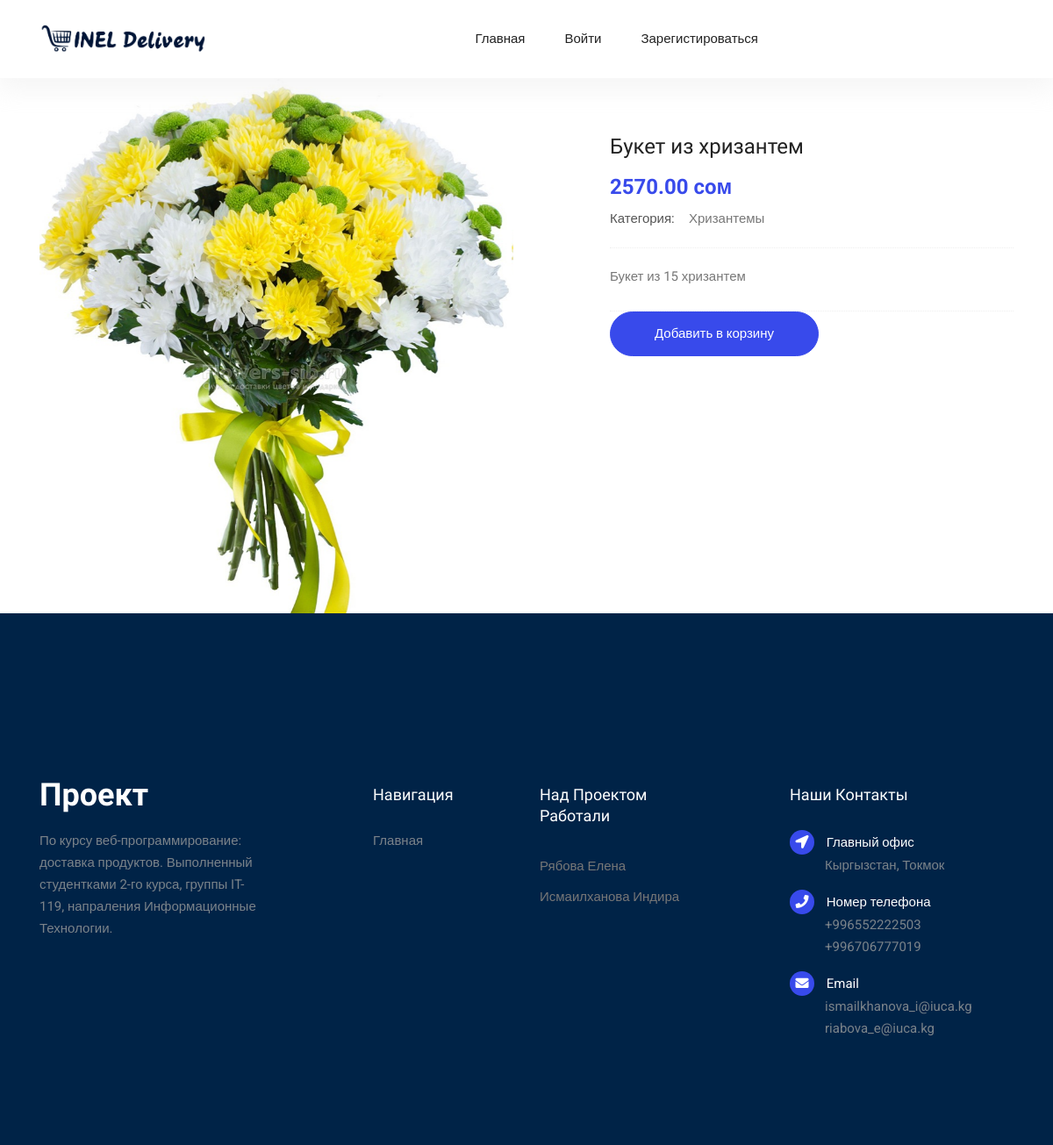
/product/8/, run on an earlier commit of the app's database.
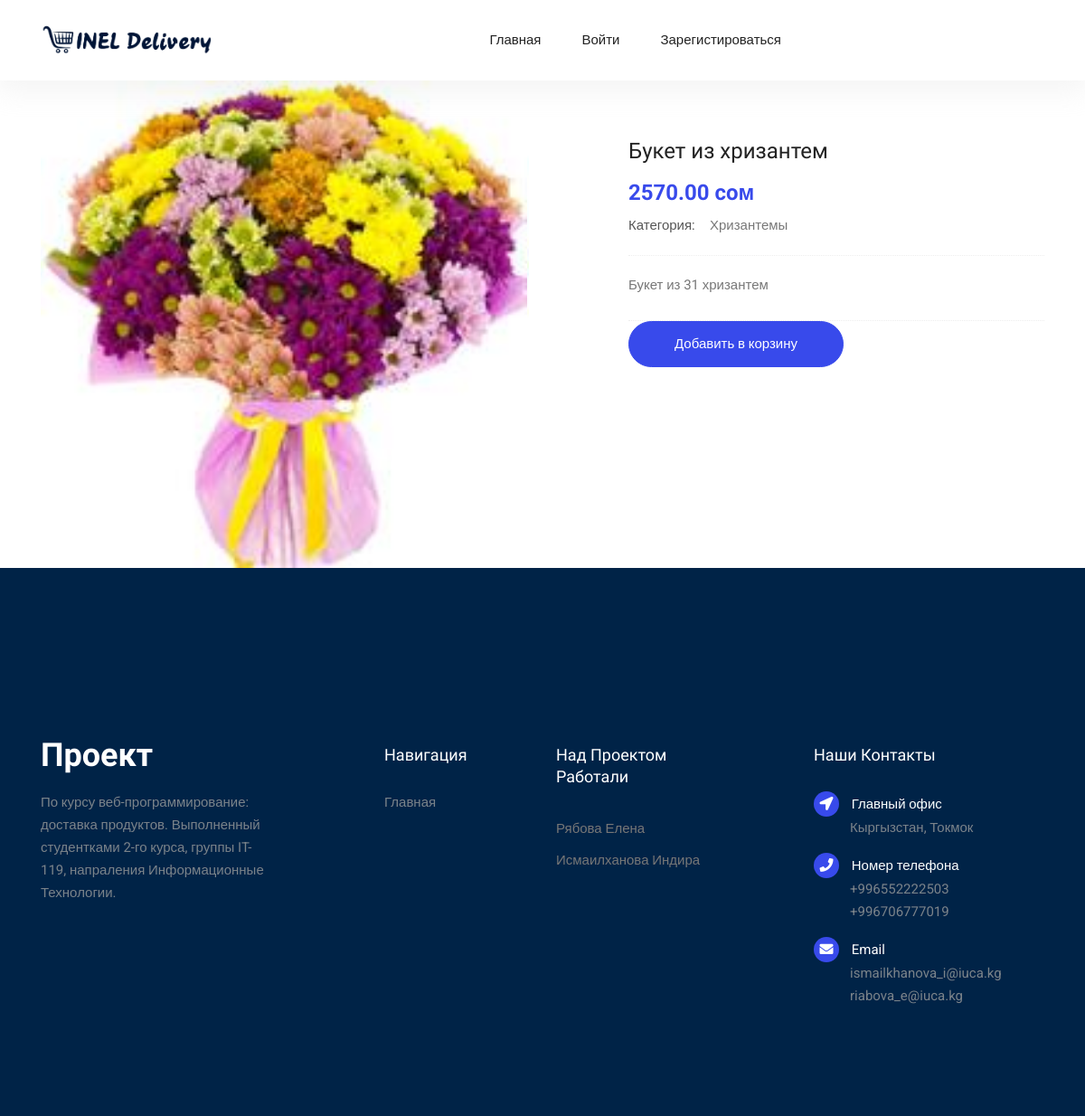
And on a later commit of the database.
### products/models.py (models this page shows, shortened)
class Product(models.Model):
    name = models.CharField(max_length=255, verbose_name="Название")
    slug = models.SlugField(max_length=255, db_index=True)
    category = models.ForeignKey(Category, on_delete=models.CASCADE, verbose_name="Категория")
    store = models.ForeignKey(Store, on_delete=models.CASCADE, verbose_name="Магазин")
    price = models.DecimalField(decimal_places=2, max_digits=19, verbose_name="Цена")
    desc = models.CharField(max_length=255, verbose_name="Описание")
    available = models.BooleanField(default=True, verbose_name="Доступен")
    created = models.DateTimeField(auto_now_add=True)
    updated = models.DateTimeField(auto_now=True)
    picture = models.ImageField(upload_to="products_pic/", verbose_name="Картинка", blank=True,
                                default="products_pic/no-image.jpg")
    mini_picture = ImageSpecField(source="picture", processors=[ResizeToFill(600, 600)],
                                 format="JPEG", options={"quality": 100})
    def get_add_to_cart_url(self):
        return reverse("products:add-to-cart", kwargs={
            'slug': self.slug
        })
    class Meta:
        verbose_name = "Продукт"
        verbose_name_plural = "Продукты"

class Category(models.Model):
    name = models.CharField(max_length=255, verbose_name="Название")
    slug = models.SlugField(max_length=255, db_index=True)
    store = models.ForeignKey(Store, on_delete=models.CASCADE, verbose_name="Магазин")
    def __str__(self):
        return self.name
    class Meta:
        verbose_name = "Категория"
        verbose_name_plural = "Категории"

### products/views.py (the view)
# urls.py: path("product/<int:pk>/", ProductDetail.as_view(), name="product_detail"),
class ProductDetail(DetailView):
    model = Product
    context_object_name = "product"

### inel_delivery/utils/context_processors.py (called while the page is built)
def settings_context(_request):
    return {"DEBUG": settings.DEBUG}

### inel_delivery/templates/products/product_detail.html
{% extends "base.html" %}
{% block content %}
		<div class="container">
			<div class="row s_product_inner">
				<div class="col-lg-6">
					<div class="owl-carousel owl-theme s_Product_carousel">
						<div class="single-prd-item">
							<img class="img-fluid" src="{{ product.picture.url }}" alt="">
						</div>
					</div>
				</div>
				<div class="col-lg-5 offset-lg-1">
					<div class="s_product_text">
						<h3>{{ product.name }}</h3>
						<h2>{{ product.price }} coм</h2>
						<ul class="list">
							<li><a class="active" href="#"><span>Категория:</span>{{ product.category }}</a></li>
						</ul>
						<p>{{ product.desc }}</p>
						<div class="product_count">
							<a class="button primary-btn" href="{{ product.get_add_to_cart_url }}">Добавить в корзину</a>
						</div>
					</div>
				</div>
			</div>
		</div>
{% endblock %}

What changed in the data, as far as the page shows it:
changed Product "Букет из хризантем": picture: a different picture; desc "Букет из 15 хризантем" → "Букет из 31 хризантем"
